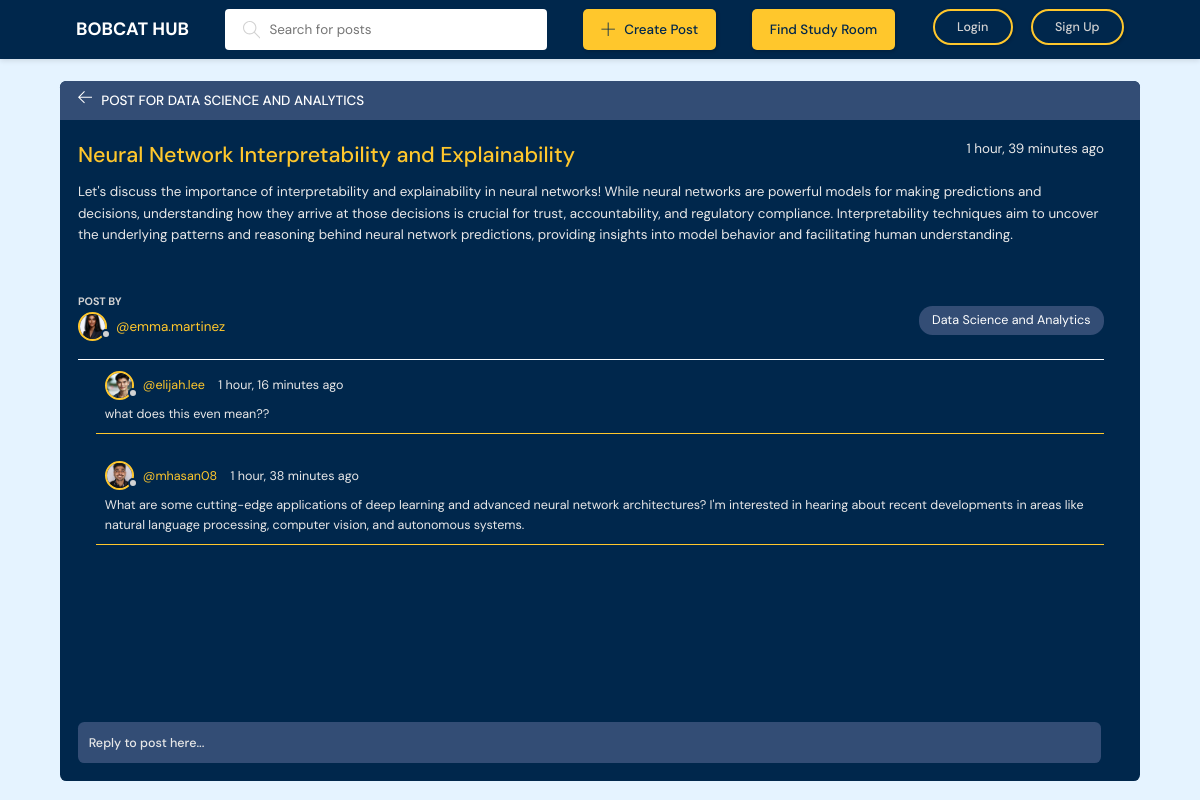
The app's page /room/38/ with its own data.
### base/models.py (models this page shows, shortened)
class Room(models.Model):
    host = models.ForeignKey(User, on_delete=models.SET_NULL, null=True)
    topic = models.ForeignKey(Topic, on_delete=models.SET_NULL, null=True)
    name = models.CharField(max_length=200)
    description = models.TextField(null=True, blank=True)
    participants = models.ManyToManyField(User, related_name='participants', blank=True)
    upvotes = models.ManyToManyField(User, related_name='room_upvotes', blank=True)
    downvotes = models.ManyToManyField(User, related_name='room_downvotes', blank=True)
    updated = models.DateTimeField(auto_now=True)
    created = models.DateTimeField(auto_now_add=True)
    class Meta:
        ordering = ['-updated', '-created']

class Topic(models.Model):
    name = models.CharField(max_length=200)
    def __str__(self):
        return self.name

class User(AbstractUser):
    name = models.CharField(max_length=200, null=True)
    email = models.EmailField(unique=True, null=True)
    bio = models.TextField(null=True)
    avatar = models.ImageField(null=True, default="avatar.svg")
    USERNAME_FIELD = 'email'
    REQUIRED_FIELDS = []
    objects = UserManager()  # Attach custom UserManager here

class Message(models.Model):
    user = models.ForeignKey(User, on_delete=models.CASCADE)
    room = models.ForeignKey(Room, on_delete=models.CASCADE)
    body = models.TextField()
    upvotes = models.IntegerField(default=0)
    downvotes = models.IntegerField(default=0)
    updated = models.DateTimeField(auto_now=True)
    created = models.DateTimeField(auto_now_add=True)
    class Meta:
        ordering = ['-updated', '-created']

### base/views.py (the view, shortened to what this page needs)
# urls.py: path('room/<str:pk>/', views.room, name="room"),
def room(request, pk):
    room = Room.objects.get(id=pk)
    room_messages = room.message_set.all()
    participants = room.participants.all()
    context = {'room': room, 'room_messages': room_messages,
               'participants': participants}
    return render(request, 'base/room.html', context)

### base/templates/base/room.html (shortened to what this page needs)
{% extends 'main.html' %} {% block content %}
<main class="profile-page layout layout--2">
  <div class="container">
    <div class="room">
      <div class="room__top">
        <div class="room__topLeft">
          <a href="{% url 'home' %}">
            <svg version="1.1" xmlns="http://www.w3.org/2000/svg" width="32" height="32" viewBox="0 0 32 32">
              <title>arrow-left</title>
              <path
                d="M13.723 2.286l-13.723 13.714 13.719 13.714 1.616-1.611-10.96-10.96h27.625v-2.286h-27.625l10.965-10.965-1.616-1.607z"></path>
            </svg>
          </a>
          <h3>Post for {{room.topic}}</h3>
        </div>
      </div>
      <div class="room__box scroll">
        <div class="room__header scroll">
          <div class="room__info">
              <h3>{{ room.name }}</h3>
              <span>{{ room.created|timesince }} ago</span>
          </div>
          <div class="room__body">{{ room.description }}</div>
          <div class="room__footer">
              <div class="room__hosted">
                  <p>Post By</p>
                  <a href="{% url 'user-profile' room.host.id %}" class="room__author">
                      <div class="avatar avatar--small">
                          <img src="{{ room.host.avatar.url }}" alt="Avatar">
                      </div>
                      <span>@{{ room.host.username }}</span>
                  </a>
              </div>
              <span class="room__topics">{{ room.topic }}</span>
          </div>
      </div>
        <div class="room__conversation">
          <div class="threads scroll">
            {% for message in room_messages %}
            <div class="thread">
              <div class="thread__top">
                <div class="thread__author">
                  <a href="{% url 'user-profile' message.user.id %}" class="thread__authorInfo">
                    <div class="avatar avatar--small">
                      <img src="{{message.user.avatar.url}}" />
                    </div>
                    <span>@{{message.user.username}}</span>
                  </a>
                  <span class="thread__date">{{message.created|timesince}} ago</span>
                </div>
              </div>
              <div class="thread__details">{{message.body}}</div>
            </div>
            {% endfor %}
          </div>
        </div>
      </div>
      <div class="room__message">
        <form action="" method="POST">
          <input name="body" placeholder="Reply to post here..." />
        </form>
      </div>
    </div>
  </div>
</main>
{% endblock content %}

### records on screen
Room: topic "DATA SCIENCE AND ANALYTICS", name "Neural Network Interpretability and Explainability", created "1 hour, 39 minutes", description "Let's discuss the importance of interpretability and explainability in neural networks! While neural networks are powerful models for making predictions and decisions, understanding how they arrive at those decisions is crucial for trust, accountability, and regulatory compliance. Interpretability techniques aim to uncover the underlying patterns and reasoning behind neural network predictions, providing insights into model behavior and facilitating human understanding.", host.avatar (picture), host.username "emma.martinez", topic "Data Science and Analytics"
Message: user.avatar (picture), user.username "elijah.lee", created "1 hour, 16 minutes", body "what does this even mean??"
Message: user.avatar (picture), user.username "mhasan08", created "1 hour, 38 minutes", body "What are some cutting-edge applications of deep learning and advanced neural network architectures? I'm interested in hearing about recent developments in areas like natural language processing, computer vision, and autonomous systems."
